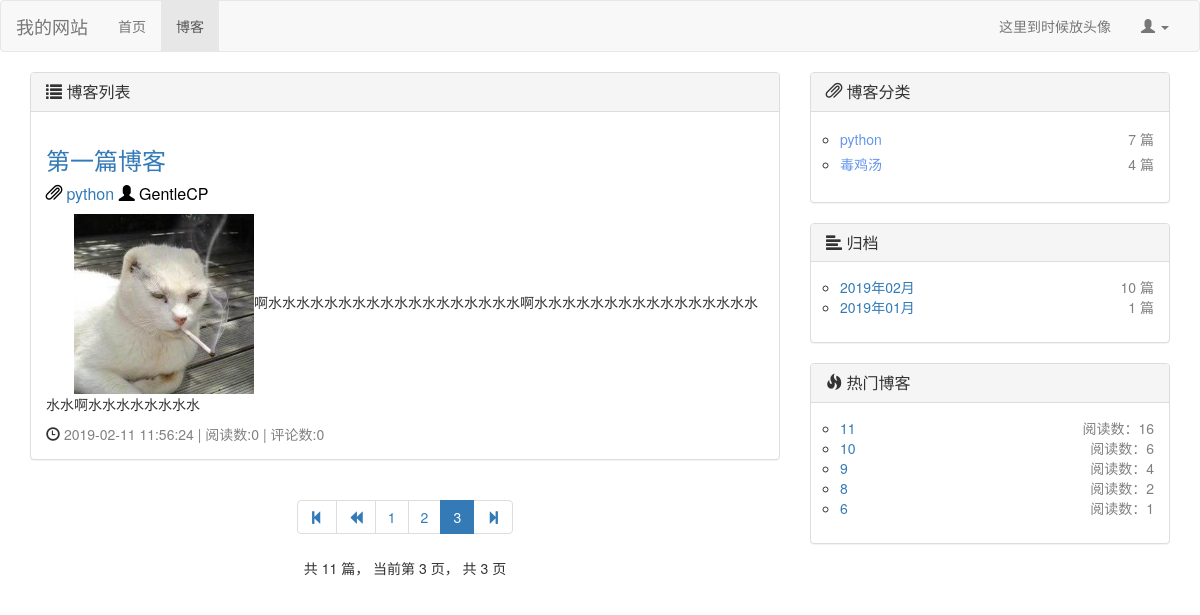
The app's page /blog/?page=3, older data.
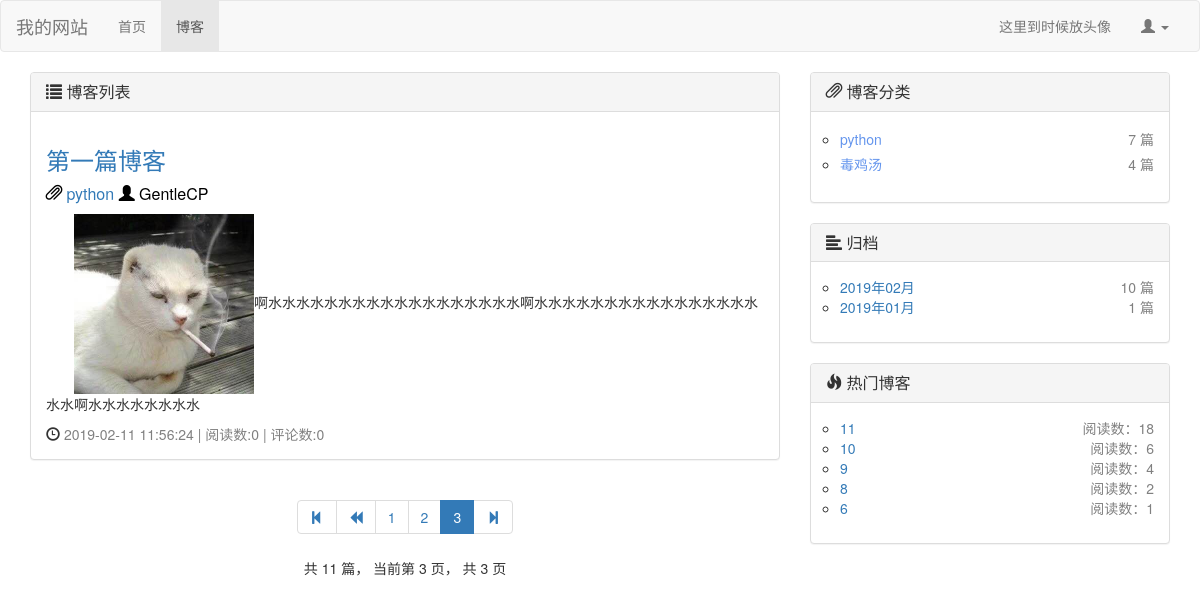
The same page, newer data.
### blog/models.py (models this page shows, shortened)
class Blog(models.Model, ReadNumExtendMethod):
    title = models.CharField(max_length=40, verbose_name="标题")
    blog_type = models.ForeignKey(BlogType, on_delete=models.DO_NOTHING, verbose_name="博客类型")
    author = models.ForeignKey(User, on_delete=models.DO_NOTHING, verbose_name="作者")
    content = RichTextUploadingField(verbose_name="内容")
    created_time = models.DateTimeField(auto_now_add=True, verbose_name="创建时间")
    last_modified_time = models.DateTimeField(auto_now=True, verbose_name="上次修改时间")
    class Meta:
        ordering = ['-created_time', ]  # 这里让前端网页在对从request获取到的数据排序按照创建时间由新到旧

### read_statistic/models.py (models this page shows, shortened)
class ReadNum(models.Model):
    read_num = models.IntegerField(default=0)
    content_type = models.ForeignKey(ContentType,on_delete=models.DO_NOTHING) # 将ContentType绑定作为外键生成contenttype对象
    object_id = models.PositiveIntegerField() # 对象的id，确定了对象后根据id唯一定位对象
    content_object = GenericForeignKey('content_type','object_id') # 将上面两个合并成一个content对象

### blog/views.py (the view)
# urls.py: path('',views.get_blog_list,name = "blog_list"), # blog list
def get_blog_list(request):
    all_blogs = Blog.objects.all()  # 获取所有的blog
    context = get_blog_common(request, all_blogs)  # 调用公共代码函数，返回context
    return render(request, 'blog_list.html', context)

### blog/utils.py (called while the page is built)
def blogs_pagination(request, all_blogs):
    blog_paginator = Paginator(all_blogs, settings.BLOGS_PER_PAGE)  # 博客分页器，5条一页
    page_num = request.GET.get('page', 1)  # 获取url请求中页面的参数
    blogs_in_page = blog_paginator.get_page(page_num)  # 根据页面获取到该页的blog对象
    current_page_num = blogs_in_page.number  # 当前页面
    page_range = [i for i in [current_page_num - 2, current_page_num - 1, current_page_num,
                              current_page_num + 1, current_page_num + 2] if
                  i > 0 and i <= blog_paginator.num_pages]
    return blogs_in_page, page_range

def get_blog_types():
    blog_types = BlogType.objects.all()
    for blog_type in blog_types:
        blog_count = Blog.objects.filter(blog_type=blog_type).count()  # 根据博客类型统计该类型下的博客数量
        blog_type.blog_count = blog_count
    return blog_types

### comment/templatetags/comment_tags.py (called while the page is built)
@register.simple_tag  # simple_tag允许传入多个参数
def get_comment_num(obj):
    content_type = ContentType.objects.get_for_model(obj)  # 通过对象获取content_type
    comment_num = Comment.objects.filter(content_type=content_type, object_id=obj.id).count()  # 评论数
    return comment_num

### blog/templates/blog_list.html (shortened to what the changed rows need)
{% extends 'base.html' %}
{% load staticfiles %}
{% load comment_tags %}
{% block head_extends %}
    <link rel="stylesheet" href="{% static 'css/blog.css' %}">
{% endblock %}
{% block content %}
    <div class="container">
        <div class="row">
            <div class="col-md-4">
                <div class="panel panel-default">
                    <div class="panel-body">
                        <ul class="blog-types">
                            {% for hot_blog in hot_blogs %}
                                <li>
                                    <nobr class="blog-url"><a href={% url 'blog_detail' hot_blog.id %}>
                                        {{ hot_blog.title }} </a></nobr>
                                    <nobr class="blog-arg">阅读数：{{ hot_blog.get_read_num }}</nobr>
                                </li>
                            {% endfor %}
                        </ul>
                    </div>
                </div>
            </div>
        </div>
    </div>
{% endblock %}

Row changes from the older to the newer data that the page shows:
changed through a linked row, Blog (number 2 of 6 on the later page): get_read_num "16" → "18"
